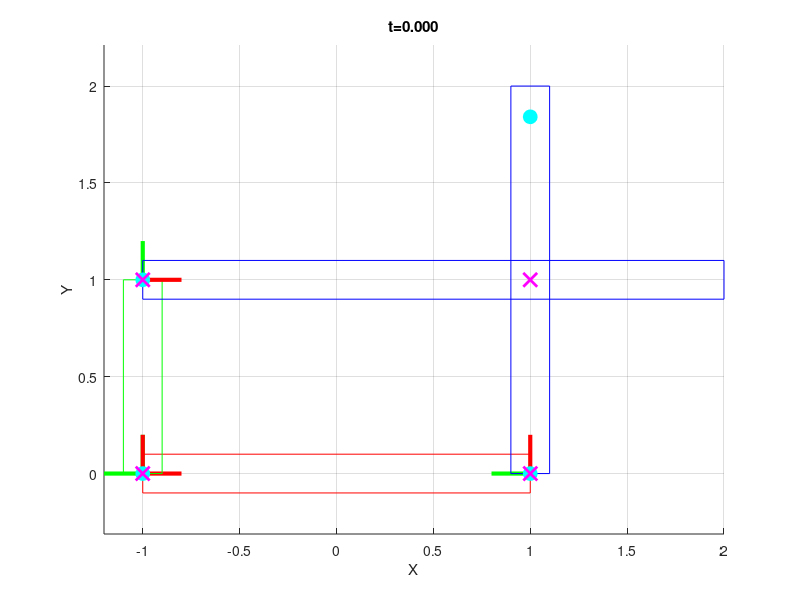

This figure's MATLAB source: (Note: this script raises an error after producing the figure.)
function linkages(scene)
if nargin < 1
	scene = 0;
end

% Set up the scene here.
% Note that links don't have to be placed exactly. The first call to
% solveLinkage() will automatically snap the links so that all the
% constraints are satisfied.
links = [];
pins = [];
sliders = [];
particles = [];
oscillation = false; % turn oscillation off by default.
switch scene
	case 0
		% Crank-rocker
		% Bottom link
		links(1).angle = 0; % rotation from the positive x-axis
		links(1).pos = [-1 0]'; % position of the center of rotation
		links(1).verts = [ % display vertices
			 0.0  2.0  2.0  0.0
			-0.1 -0.1  0.1  0.1
			];
		% Left link
		links(2).angle = pi/2;
		links(2).pos = [-1 0]';
		links(2).verts = [
			 0.0  1.0  1.0  0.0
			-0.1 -0.1  0.1  0.1
			];
		% Right link
		links(3).angle = pi/2;
		links(3).pos = [1 0]';
		links(3).verts = [
			 0.0  2.0  2.0  0.0
			-0.1 -0.1  0.1  0.1
			];
		% Top link
		links(4).angle = 0;
		links(4).pos = [-1 1]';
		links(4).verts = [
			 0.0  3.0  3.0  0.0
			-0.1 -0.1  0.1  0.1
			];
		
		% Which link is grounded?
		grounded = 1;
		% Which link is the driver?
		% Note: the driver must be attached (with a pin) to the ground.
		driver = 2;
		
		% Bottom-left
		pins(1).linkA = 1;
		pins(1).linkB = 2;
		pins(1).pointA = [0,0]';
		pins(1).pointB = [0,0]';
		% Bottom-right
		pins(2).linkA = 1;
		pins(2).linkB = 3;
		pins(2).pointA = [2,0]';
		pins(2).pointB = [0,0]';
		% Left-top
		pins(3).linkA = 2;
		pins(3).linkB = 4;
		pins(3).pointA = [1,0]';
		pins(3).pointB = [0,0]';
		% Right-top
		pins(4).linkA = 3;
		pins(4).linkB = 4;
		pins(4).pointA = [1+rand(1),0]'; % pin location on link3 is randomized
		pins(4).pointB = [2,0]';
		
		% List of tracer particles for display
		particles(1).link = 4; % which link?
		particles(1).point = [0.5,0.1]'; % tracer particle point in local coords
		particles(2).link = 4;
		particles(2).point = [2.5,-0.1]';
	case 1
		% Drag-link % s = 2, l = 5, p = 4, q = 4
		% Bottom link
		links(1).angle = 0; % rotation from the positive x-axis
		links(1).pos = [-1 0]'; % position of the center of rotation
		links(1).verts = [ % display vertices
			 0.0  2.0  2.0  0.0
			-0.1 -0.1  0.1  0.1
			];
		% Left link
		links(2).angle = pi/2;
		links(2).pos = [-1 0]';
		links(2).verts = [
			 0.0  4.0  4.0  0.0
			-0.1 -0.1  0.1  0.1
			];
		% Right link
		links(3).angle = pi/2;
		links(3).pos = [1 0]';
		links(3).verts = [
			 0.0   5    5   0.0
			-0.1 -0.1  0.1  0.1
			];
		% Top link
		links(4).angle = 0;
		links(4).pos = [-1 1]';
		links(4).verts = [
			 0.0   4    4  0.0
			-0.1 -0.1  0.1  0.1
			];
		
		% Which link is grounded?
		grounded = 1;
		% Which link is the driver?
		% Note: the driver must be attached (with a pin) to the ground.
		driver = 2;
		
		% Bottom-left
		pins(1).linkA = 1;
		pins(1).linkB = 2;
		pins(1).pointA = [0,0]';
		pins(1).pointB = [0,0]';
		% Bottom-right
		pins(2).linkA = 1;
		pins(2).linkB = 3;
		pins(2).pointA = [2,0]';
		pins(2).pointB = [0,0]';
		% Left-top
		pins(3).linkA = 2;
		pins(3).linkB = 4;
		pins(3).pointA = [4,0]';
		pins(3).pointB = [0,0]';
		% Right-top
		pins(4).linkA = 3;
		pins(4).linkB = 4;
		pins(4).pointA = [5,0]'; % pin location on link3 is randomized
		pins(4).pointB = [4,0]';
		
		% List of tracer particles for display
		particles(1).link = 4; % which link?
		particles(1).point = [0.5,0.1]'; % tracer particle point in local coords
		particles(2).link = 4;
		particles(2).point = [2.5,-0.1]';
	case 2
        
		% Double-rocker % s = 1, l = 4, p = 4, q = 3
        % first enable oscillation
        oscillation = true; % decides whether to make the driver link oscillate or not.
        % (double rocker)
        min_angle = acos(3/5)-0.095; % oscillation range 
        max_angle = pi/2+0.005; % uscillation range


		% Bottom link
		links(1).angle = 0; % rotation from the positive x-axis
		links(1).pos = [-1 0]'; % position of the center of rotation
		links(1).verts = [ % display vertices
			 0.0  3.0  3.0  0.0
			-0.1 -0.1  0.1  0.1
			];
		% Left link
		links(2).angle = acos(1/4);
		links(2).pos = [-1 0]';
		links(2).verts = [
			 0.0  4.0  4.0  0.0
			-0.1 -0.1  0.1  0.1
			];
		% Right link
		links(3).angle = pi/2;
		links(3).pos = [1 0]';
		links(3).verts = [
			 0.0  4.0  4.0  0.0
			-0.1 -0.1  0.1  0.1
			];
		% Top link
		links(4).angle = 0;
		links(4).pos = [-1 1]';
		links(4).verts = [
			 0.0  1.0  1.0  0.0
			-0.1 -0.1  0.1  0.1
			];
		
		% Which link is grounded?
		grounded = 1;
		% Which link is the driver?
		% Note: the driver must be attached (with a pin) to the ground.
		driver = 2;
		
		% Bottom-left
		pins(1).linkA = 1;
		pins(1).linkB = 2;
		pins(1).pointA = [0,0]';
		pins(1).pointB = [0,0]';
		% Bottom-right
		pins(2).linkA = 1;
		pins(2).linkB = 3;
		pins(2).pointA = [3,0]';
		pins(2).pointB = [0,0]';
		% Left-top
		pins(3).linkA = 2;
		pins(3).linkB = 4;
		pins(3).pointA = [4,0]';
		pins(3).pointB = [0,0]';
		% Right-top
		pins(4).linkA = 3;
		pins(4).linkB = 4;
		pins(4).pointA = [4,0]'; % pin location on link3 is randomized
		pins(4).pointB = [1,0]';
		
		% List of tracer particles for display
		particles(1).link = 4; % which link?
		particles(1).point = [0,0]'; % tracer particle point in local coords
		particles(2).link = 4;
		particles(2).point = [1,0]';
	case 3
		% Hoekens/Chebyshev
        % Double-rocker % s = 1, l = 2, p = 2.5, q = 5
		% Bottom link
		links(1).angle = 0; % rotation from the positive x-axis
		links(1).pos = [-1 0]'; % position of the center of rotation
		links(1).verts = [ % display vertices
			 0.0  2.0  2.0  0.0
			-0.1 -0.1  0.1  0.1
			];
		% Left link
		links(2).angle = 0;
		links(2).pos = [-1 0]';
		links(2).verts = [
			 0.0  1.0  1.0  0.0
			-0.1 -0.1  0.1  0.1
			];
		% Right link
		links(3).angle = pi/2;
		links(3).pos = [1 0]';
		links(3).verts = [
			 0.0  2.5  2.5  0.0
			-0.1 -0.1  0.1  0.1
			];
		% Top link
		links(4).angle = 0;
		links(4).pos = [-1 1]';
		links(4).verts = [
			 0.0  5.0  5.0  0.0
			-0.1 -0.1  0.1  0.1
			];
		
		% Which link is grounded?
		grounded = 1;
		% Which link is the driver?
		% Note: the driver must be attached (with a pin) to the ground.
		driver = 2;
		
		% Bottom-left
		pins(1).linkA = 1;
		pins(1).linkB = 2;
		pins(1).pointA = [0,0]';
		pins(1).pointB = [0,0]';
		% Bottom-right
		pins(2).linkA = 1;
		pins(2).linkB = 3;
		pins(2).pointA = [2,0]';
		pins(2).pointB = [0,0]';
		% Left-top
		pins(3).linkA = 2;
		pins(3).linkB = 4;
		pins(3).pointA = [1,0]';
		pins(3).pointB = [0,0]';
		% Right-top
		pins(4).linkA = 3;
		pins(4).linkB = 4;
		pins(4).pointA = [2.5,0]'; % pin location on link3 is randomized
		pins(4).pointB = [2.5,0]';
		
		% List of tracer particles for display
		particles(1).link = 4; % which link?
		particles(1).point = [0,0]'; % tracer particle point in local coords
		particles(2).link = 4;
		particles(2).point = [5,0]';
	case 4
		% Peaucellier-Lipkin
        
        % (Peaucellier-Lipkin linkage) set oscillation on
        oscillation = true;
        min_angle = -pi/2.1; % oscillation range 
        max_angle = pi/2.1; % uscillation range
        
        % stationary link
        % s = 1, 
		links(1).angle = 0; % rotation from the positive x-axis
		links(1).pos = [-1 0]'; % position of the center of rotation
		links(1).verts = [ % display vertices
			 0.0  1.0  1.0  0.0
             0.0  0.0  0.0  0.0
			];
		% driver link
		links(2).angle = 0;
		links(2).pos = [0 0]';
		links(2).verts = [
			 0.0  1.0  1.0  0.0
			-0.1 -0.1  0.1  0.1
			];
		% parallelogram link1
		links(3).angle = pi/2;
		links(3).pos = [1 0]';
		links(3).verts = [
			 0.0  2.0  2.0  0.0
			-0.1 -0.1  0.1  0.1
			];
		% parallelogram link2
		links(4).angle = -pi/5;
		links(4).pos = [1 0]';
		links(4).verts = [
			 0.0  2.0  2.0  0.0
			-0.1 -0.1  0.1  0.1
			];
        % parallelogram link3
		links(5).angle = -pi/9;
		links(5).pos = [2 sqrt(3)]';
		links(5).verts = [
			 0.0  2.0  2.0  0.0
			-0.1 -0.1  0.1  0.1
			];
        % parallelogram link4
		links(6).angle = pi/3;
		links(6).pos = [2 -sqrt(3)]';
		links(6).verts = [
			 0.0  2.0  2.0  0.0
			-0.1 -0.1  0.1  0.1
			];
        % long link 1
		links(7).angle = pi/6;
		links(7).pos = [-1 0]';
		links(7).verts = [
			 0.0  2*sqrt(3)  2*sqrt(3)  0.0
			-0.1 -0.1  0.1  0.1
			];
        % long link 1
		links(8).angle = -pi/6;
		links(8).pos = [-1 0]';
		links(8).verts = [
			 0.0  2*sqrt(3)  2*sqrt(3)  0.0
			-0.1 -0.1  0.1  0.1
			];
        grounded = 1;
        driver = 2;
        
        pins(1).linkA = 1;
        pins(1).linkB = 2;
        pins(1).pointA = [1,0]';
        pins(1).pointB = [0,0]';
        pins(2).linkA = 2;
        pins(2).linkB = 3;
        pins(2).pointA = [1,0]';
        pins(2).pointB = [0,0]';
        pins(3).linkA = 2;
        pins(3).linkB = 4;
        pins(3).pointA = [1,0]';
        pins(3).pointB = [0,0]';
        pins(4).linkA = 3;
        pins(4).linkB = 5;
        pins(4).pointA = [2,0]';
        pins(4).pointB = [0,0]';
        pins(5).linkA = 4;
        pins(5).linkB = 6;
        pins(5).pointA = [2,0]';
        pins(5).pointB = [0,0]';
        pins(6).linkA = 5;
        pins(6).linkB = 6;
        pins(6).pointA = [2,0]';
        pins(6).pointB = [2,0]';
        pins(7).linkA = 1;
        pins(7).linkB = 7;
        pins(7).pointA = [0,0]';
        pins(7).pointB = [0,0]';
        pins(8).linkA = 1;
        pins(8).linkB = 8;
        pins(8).pointA = [0,0]';
        pins(8).pointB = [0,0]';
        pins(9).linkA = 5;
        pins(9).linkB = 7;
        pins(9).pointA = [0,0]';
        pins(9).pointB = [2*sqrt(3),0]';
        pins(10).linkA = 6;
        pins(10).linkB = 8;
        pins(10).pointA = [0,0]';
        pins(10).pointB = [2*sqrt(3),0]';
        
        particles(1).link = 5;
        particles(1).point = [2,0]';
        
        
	case 5
		% Klann
        % stationary
        links(1).angle = 0; % rotation from the positive x-axis
        links(1).pos = [0 0]'; % position of the center of rotation
        links(1).verts = [
        -266.16  0.0  -266.16
        61.45 0.0  -130
        ];
        
        links(2).angle = 3*pi/2;
        links(2).pos = [0 0]';
        links(2).verts = [
            0.0 110 110 0
            -5  -5  5   5
        ];
    
        links(3).angle = 0;
        links(3).pos = [0 0]';
        links(3).verts = [
            0.0 130 130 0
            -5  -5  5   5
        ];
    
        links(4).angle = 0;
        links(4).pos = [0 0]';
        links(4).verts = [
            0.0 182 182 0
            -5  -5  5   5
        ];
    
        links(5).angle = 0;
        links(5).pos = [0 0]';
        links(5).verts = [
            0.0 288 288 0 -216.65 -216.65
            -5  -5  5 5 43.20 33.20 
        ];
    
        links(6).angle = 0;
        links(6).pos = [0 0]';
        links(6).verts = [
            0.0 265 734.57 734.57 265 0
            -5  -5 135 145 5   5
        ];
    
    

        pins(1).linkA = 1;
        pins(1).linkB = 2;
        pins(1).pointA = [0 0]';
        pins(1).pointB = [0 0]';
        
        pins(2).linkA = 1;
        pins(2).linkB = 3;
        pins(2).pointA = [-266.16 -130]';
        pins(2).pointB = [0 0]';
        
        pins(3).linkA = 1;
        pins(3).linkB = 4;
        pins(3).pointA = [-266.16 61.45]';
        pins(3).pointB = [0 0]';
        
        pins(4).linkA = 2;
        pins(4).linkB = 5;
        pins(4).pointA = [110 0]';
        pins(4).pointB = [288 0]';
        
        pins(5).linkA = 4;
        pins(5).linkB = 6;
        pins(5).pointA = [182 0]';
        pins(5).pointB = [0 0]';

        pins(6).linkA = 3;
        pins(6).linkB = 5;
        pins(6).pointA = [130 0]';
        pins(6).pointB = [0 0]';
        
        
        pins(7).linkA = 6;
        pins(7).linkB = 5;
        pins(7).pointA = [265 0]';
        pins(7).pointB = [-216.65 38.53]';
        
        
        grounded = 1;
        driver = 2;
        
        particles(1).link = 6;
        particles(1).point = [734.57,140]';
        
        
	case 6
		% Another linkage
        links(1).angle = 0;
        links(1).pos = [0 0]';
        links(1).verts = [
            0 0 0 0
            0 0 0 0
        ];
        
        links(2).angle = 0;
        links(2).pos = [0 0]';
        links(2).verts = [
            0 2 2 0
            -0.1  -0.1  0.1   0.1
        ];
    
        links(3).angle = 0;
        links(3).pos = [0 0]';
        links(3).verts = [
            0 8 8 0
            -0.1  -0.1  0.1   0.1
        ];
    
        links(4).angle = 0;
        links(4).pos = [0 0]';
        links(4).verts = [
            0 8 8 0
            -0.1  -0.1  0.1   0.1
        ];

        pins(1).linkA = 2;
        pins(1).linkB = 3;
        pins(1).pointA = [2 0]';
        pins(1).pointB = [0 0]';
        
        pins(2).linkA = 2;
        pins(2).linkB = 1;
        pins(2).pointA = [0 0]';
        pins(2).pointB = [0 0]';
        
        pins(3).linkA = 2;
        pins(3).linkB = 4;
        pins(3).pointA = [2 0]';
        pins(3).pointB = [0 0]';

        sliders(1).linkA = 3;
        sliders(1).linkB = 1;
        sliders(1).pointA = [8 0]';
        sliders(1).rangeB = [[0 0]' [10 10]'];
        
        sliders(2).linkA = 4;
        sliders(2).linkB = 1;
        sliders(2).pointA = [8 0]';
        sliders(2).rangeB = [[0 0]' [-10 10]'];
    
        grounded = 1;
        driver = 2;
        
        
        particles(1).link = 2;
        particles(1).point = [2 0]';
        
	case 10
		% Extra credit!
        oscillation = true; % decides whether to make the driver link oscillate or not.
        % (double rocker)
        min_angle = pi/100; % oscillation range 
        max_angle = pi/4; % uscillation range
        
        
        links(1).angle = 0;
        links(1).pos = [0 0]';
        links(1).verts = [
            0.0 5 5 0
            -0.1  -0.1  0.1   0.1
        ];
    
        links(2).angle = pi/100;
        links(2).pos = [0 0]';
        links(2).verts = [
            0.0 5/sqrt(2) 5/sqrt(2) 0
            -0.1  -0.1  0.1   0.1
        ];
    
        links(3).angle = pi-pi/100;
        links(3).pos = [5 0]';
        links(3).verts = [
            0.0 10 10 0
            -0.1  -0.1  0.1   0.1
        ];
        
        pins(1).linkA = 1;
        pins(1).linkB = 3;
        pins(1).pointA = [5 0]';
        pins(1).pointB = [0 0]';
        
        pins(2).linkA = 1;
        pins(2).linkB = 2;
        pins(2).pointA = [0 0]';
        pins(2).pointB = [0 0]';
        
        sliders(1).linkA = 2;
        sliders(1).linkB = 3;
        sliders(1).pointA = [3 0]';
        sliders(1).rangeB = [[0 0]' [10 0]'];
 
        grounded = 1;
        driver = 2;
            
end

% Initialize
for i = 1 : length(links)
	links(i).grounded = (i == grounded); %#ok<*AGROW>
	links(i).driver = (i == driver);
	% These target quantities are only used for grounded and driver links
	links(i).angleTarget = links(i).angle;
	links(i).posTarget = links(i).pos;
end
for i = 1 : length(particles)
	particles(i).pointsWorld = zeros(2,0); % transformed points, initially empty
end

% Debug: drawing here to debug scene setup
drawScene(0,links,pins,sliders,particles);

% lsqnonlin options
if verLessThan('matlab','8.1')
	opt = optimset(...
		'Jacobian','on',...
		'DerivativeCheck','off',...
		'Display','off'); % final-detailed iter-detailed off
else
	opt = optimoptions('lsqnonlin',...
		'Jacobian','off',...
		'DerivativeCheck','off',...
		'Display','off'); % final-detailed iter-detailed off
end

% Simulation loop
t = 0; % current time
T = 2; % final time
dt = 0.01; % time step
angVel = -2*pi; % driver angular velocity
w = 20; % radius frequency of the oscillation

while t < T
	% Procedurally set the driver angle.
	% Right now, the target angle is being linearly increased, but you may
	% want to do something else.
    if ~oscillation
        links(driver).angleTarget = links(driver).angleTarget + dt*angVel;
    else
        %oscillatory motion code blcok
        links(driver).angleTarget = ...
            (max_angle - min_angle) * -cos(w*t) / 2 + (max_angle + min_angle) / 2;
    end    
    
	% Solve for linkage orientations and positions
	[links,feasible] = solveLinkage(links,pins,sliders,opt);
	% Update particle positions
	particles = updateParticles(links,particles);
%     links(3).pos
	% Draw scene
	drawScene(t,links,pins,sliders,particles);
	% Quit if over-constrained
	if ~feasible
		break;
	end
	t = t + dt;
end

end

%%
function [R,dR] = rotationMatrix(angle)
c = cos(angle);
s = sin(angle);
% Rotation matrix
R = zeros(2);
R(1,1) = c;
R(1,2) = -s;
R(2,1) = s;
R(2,2) = c;
if nargout >= 2
	% Rotation matrix derivative
	dR = zeros(2);
	dR(1,1) = -s;
	dR(1,2) = -c;
	dR(2,1) = c;
	dR(2,2) = -s;
end
end

%%
function [links,feasible] = solveLinkage(links,pins,sliders,opt)
nlinks = length(links);
% Extract the current angles and positions into a vector
angPos0 = zeros(3*nlinks,1);
for i = 1 : nlinks
	link = links(i);
	ii = (i-1)*3+(1:3);
	angPos0(ii(1)) = link.angle;
	angPos0(ii(2:3)) = link.pos;
end
% Limits
lb = -inf(size(angPos0));
ub =  inf(size(angPos0));
% Solve for angles and positions
[angPos,r2] = lsqnonlin(@(angPos)objFun(angPos,links,sliders,pins),angPos0,lb,ub,opt);
% If the mechanism is feasible, then the residual should be zero
feasible = true;
if r2 > 1e-4
	fprintf('Mechanism is over constrained!\n');
	feasible = false;
end
% Extract the angles and positions from the values in the vector
for i = 1 : length(links)
	ii = (i-1)*3+(1:3);
	links(i).angle = angPos(ii(1));
	links(i).pos = angPos(ii(2:3));
end
end

%%
function [c,J] = objFun(angPos,links,sliders,pins)
nlinks = length(links);
npins = length(pins);
nsliders = length(sliders);
% Temporarily change angles and positions of the links. These changes will
% be undone when exiting this function.
for i = 1 : nlinks
	ii = (i-1)*3+(1:3);
	links(i).angle = angPos(ii(1));
	links(i).pos = angPos(ii(2:3));
end

% Evaluate constraints
ndof = 3*nlinks;
ncon = 3 + 3 + 2*npins + nsliders; % 3 for ground, 3 for driver, 2*npins for pins, 2*nsliders for sliders
c = zeros(ncon,1);
J = zeros(ncon,ndof);
k = 0;
% Some angles and positions are fixed
for i = 1 : nlinks
	link = links(i);
	if link.grounded || link.driver
		% Grounded and driver links have their angles and positions
		% prescribed.
		c(k+1,    1) = link.angle - link.angleTarget;
		c(k+(2:3),1) = link.pos - link.posTarget;
		% The Jacobian of this constraint is the identity matrix
		colAng = (i-1)*3 + 1;
		colPos = (i-1)*3 + (2:3);
		J(k+1,    colAng) = 1;
		J(k+(2:3),colPos) = eye(2);
		k = k + 3;
	end
end
% Slider constraints
for i = 1 : nsliders
    slider = sliders(i);
    rows = k;
    k = k + 1;
    idxLinkA = slider.linkA;
    idxLinkB = slider.linkB;
    linkA = links(idxLinkA);
    linkB = links(idxLinkB);
    Ra = rotationMatrix(linkA.angle);
	Rb = rotationMatrix(linkB.angle);
    pointA = slider.pointA;
    rangeB = slider.rangeB;
    xa = Ra * pointA + linkA.pos;
    xb1 = Rb * rangeB(:,1) + linkB.pos;
    xb2 = Rb * rangeB(:,2) + linkB.pos;
    
    c(rows, 1) = sqrt(sum((xb1-xa).^2)) + sqrt(sum((xb2-xa).^2)) - sqrt(sum((xb1-xb2).^2));
    
    % no jacobian computation for sliders
end
% Pin constraints
for i = 1 : npins
	pin = pins(i);
	rows = k+(1:2); % row index of this pin constraint
	k = k + 2;
	indLinkA = pin.linkA; % array index of link A
	indLinkB = pin.linkB; % array index of link B
	linkA = links(indLinkA);
	linkB = links(indLinkB);
	[Ra,dRa] = rotationMatrix(linkA.angle);
	[Rb,dRb] = rotationMatrix(linkB.angle);
	% Local positions
	ra = pin.pointA;
	rb = pin.pointB;
	% World positions
	xa = Ra * ra + linkA.pos;
	xb = Rb * rb + linkB.pos;
	p = abs(xa(1:2) - xb(1:2));
	c(rows,1) = p;
	%
	% Optional Jacobian computation
	%
	% Column indices for the angles and positions of links A and B
	colAngA = (indLinkA-1)*3 + 1;
	colPosA = (indLinkA-1)*3 + (2:3);
	colAngB = (indLinkB-1)*3 + 1;
	colPosB = (indLinkB-1)*3 + (2:3);
	% The Jacobian of this constraint is the partial derivative of f wrt
	% the angles and positions of the two links.
	J(rows,colAngA) = dRa * ra;
	J(rows,colPosA) = eye(2);
	J(rows,colAngB) = -dRb * rb;
	J(rows,colPosB) = -eye(2);
end

end

%%
function particles = updateParticles(links,particles)
% Transform particle position from local to world
for i = 1 : length(particles)
	particle = particles(i);
	link = links(particle.link);
	% IMPLEMENT ME: compute x, the world space position of the particle.
    theta = link.angle;
    coor = link.pos;
	x = [cos(theta) -sin(theta); sin(theta) cos(theta)] * particle.point + coor;
	% Append world position to the array (grows indefinitely)
	particles(i).pointsWorld(:,end+1) = x;
end
end

%%
function drawScene(t,links,pins,sliders,particles)
if t == 0
	clf;
	axis equal;
	hold on;
	grid on;
	xlabel('X');
	ylabel('Y');
end
cla;
% Draw links
for i = 1 : length(links)
	link = links(i);
	R = rotationMatrix(link.angle);
	% Draw frame
	p = link.pos; % frame origin
	s = 0.2; % frame display size
	px = p + s*R(:,1); % frame x-axis
	py = p + s*R(:,2); % frame y-axis
	plot([p(1),px(1)],[p(2),px(2)],'r','LineWidth',3);
	plot([p(1),py(1)],[p(2),py(2)],'g','LineWidth',3);
	% Draw link geometry
	if link.grounded
		color = [1 0 0];
	elseif link.driver
		color = [0 1 0];
	else
		color = [0 0 1];
	end
	E = [R,link.pos;0,0,1]; % transformation matrix
	vertsLocal = [link.verts;ones(1,size(link.verts,2))];
	vertsWorld = E * vertsLocal;
	plot(vertsWorld(1,[1:end,1]),vertsWorld(2,[1:end,1]),'Color',color);
end
% Draw pins
for i = 1 : length(pins)
	pin = pins(i);
	linkA = links(pin.linkA);
	linkB = links(pin.linkB);
	Ra = rotationMatrix(linkA.angle);
	Rb = rotationMatrix(linkB.angle);
	xa = Ra * pin.pointA + linkA.pos;
	xb = Rb * pin.pointB + linkB.pos;
	plot(xa(1),xa(2),'co','MarkerSize',10,'MarkerFaceColor','c');
	plot(xb(1),xb(2),'mx','MarkerSize',10,'LineWidth',2);
end
% Draw Sliders
for i = 1 : length(sliders)
    slider = sliders(i);
    linkA = links(slider.linkA);
	linkB = links(slider.linkB);
	Ra = rotationMatrix(linkA.angle);
	Rb = rotationMatrix(linkB.angle);
	xa = Ra * slider.pointA + linkA.pos;
	xb1 = Rb * slider.rangeB(:,1) + linkB.pos;
    xb2 = Rb * slider.rangeB(:,2) + linkB.pos;
    X = [xb1 xb2];
    plot(xa(1),xa(2),'co','MarkerSize',10,'MarkerFaceColor','c');
    plot(X(1,:)', X(2,:), 'r')
end
% Draw particles
for i = 1 : length(particles)
	particle = particles(i);
	if ~isempty(particle.pointsWorld)
		plot(particle.pointsWorld(1,:),particle.pointsWorld(2,:),'k');
		plot(particle.pointsWorld(1,end),particle.pointsWorld(2,end),'ko');
	end
end
%axis equal;
title(sprintf('t=%.3f',t));
drawnow;
end
